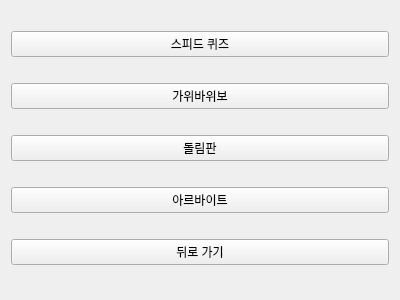
<?xml version="1.0" encoding="UTF-8"?>
<ui version="4.0">
 <class>MiniGameBase</class>
 <widget class="QWidget" name="MiniGameBase">
  <property name="geometry">
   <rect>
    <x>0</x>
    <y>0</y>
    <width>400</width>
    <height>300</height>
   </rect>
  </property>
  <property name="windowTitle">
   <string>Form</string>
  </property>
  <layout class="QVBoxLayout" name="verticalLayout">
   <item>
    <widget class="QPushButton" name="MiniGame_1">
     <property name="text">
      <string>스피드 퀴즈</string>
     </property>
    </widget>
   </item>
   <item>
    <widget class="QPushButton" name="MiniGame_2">
     <property name="text">
      <string>가위바위보</string>
     </property>
    </widget>
   </item>
   <item>
    <widget class="QPushButton" name="MiniGame_3">
     <property name="text">
      <string>돌림판</string>
     </property>
    </widget>
   </item>
   <item>
    <widget class="QPushButton" name="Albeit">
     <property name="text">
      <string>아르바이트</string>
     </property>
    </widget>
   </item>
   <item>
    <widget class="QPushButton" name="GoBack">
     <property name="text">
      <string>뒤로 가기</string>
     </property>
    </widget>
   </item>
  </layout>
 </widget>
 <resources/>
 <connections/>
</ui>
